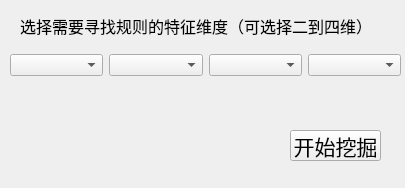
<?xml version="1.0" encoding="UTF-8"?>
<ui version="4.0">
 <class>Form</class>
 <widget class="QWidget" name="Form">
  <property name="geometry">
   <rect>
    <x>0</x>
    <y>0</y>
    <width>405</width>
    <height>188</height>
   </rect>
  </property>
  <property name="windowTitle">
   <string>关联规则在线挖掘</string>
  </property>
  <widget class="QWidget" name="horizontalLayoutWidget">
   <property name="geometry">
    <rect>
     <x>10</x>
     <y>40</y>
     <width>391</width>
     <height>51</height>
    </rect>
   </property>
   <layout class="QHBoxLayout" name="horizontalLayout">
    <item>
     <widget class="QComboBox" name="miningitem2">
      <item>
       <property name="text">
        <string/>
       </property>
      </item>
      <item>
       <property name="text">
        <string>车型</string>
       </property>
      </item>
      <item>
       <property name="text">
        <string>轴数</string>
       </property>
      </item>
      <item>
       <property name="text">
        <string>重量</string>
       </property>
      </item>
      <item>
       <property name="text">
        <string>金额</string>
       </property>
      </item>
      <item>
       <property name="text">
        <string>出口收费站</string>
       </property>
      </item>
      <item>
       <property name="text">
        <string>入口站</string>
       </property>
      </item>
      <item>
       <property name="text">
        <string>交易时间</string>
       </property>
      </item>
      <item>
       <property name="text">
        <string>货物</string>
       </property>
      </item>
      <item>
       <property name="text">
        <string>车辆归属地</string>
       </property>
      </item>
     </widget>
    </item>
    <item>
     <widget class="QComboBox" name="miningitem1">
      <item>
       <property name="text">
        <string/>
       </property>
      </item>
      <item>
       <property name="text">
        <string>车型</string>
       </property>
      </item>
      <item>
       <property name="text">
        <string>轴数</string>
       </property>
      </item>
      <item>
       <property name="text">
        <string>重量</string>
       </property>
      </item>
      <item>
       <property name="text">
        <string>金额</string>
       </property>
      </item>
      <item>
       <property name="text">
        <string>出口收费站</string>
       </property>
      </item>
      <item>
       <property name="text">
        <string>入口站</string>
       </property>
      </item>
      <item>
       <property name="text">
        <string>交易时间</string>
       </property>
      </item>
      <item>
       <property name="text">
        <string>货物</string>
       </property>
      </item>
      <item>
       <property name="text">
        <string>车辆归属地</string>
       </property>
      </item>
     </widget>
    </item>
    <item>
     <widget class="QComboBox" name="miningitem3">
      <item>
       <property name="text">
        <string/>
       </property>
      </item>
      <item>
       <property name="text">
        <string>车型</string>
       </property>
      </item>
      <item>
       <property name="text">
        <string>轴数</string>
       </property>
      </item>
      <item>
       <property name="text">
        <string>重量</string>
       </property>
      </item>
      <item>
       <property name="text">
        <string>金额</string>
       </property>
      </item>
      <item>
       <property name="text">
        <string>出口收费站</string>
       </property>
      </item>
      <item>
       <property name="text">
        <string>入口站</string>
       </property>
      </item>
      <item>
       <property name="text">
        <string>交易时间</string>
       </property>
      </item>
      <item>
       <property name="text">
        <string>货物</string>
       </property>
      </item>
      <item>
       <property name="text">
        <string>车辆归属地</string>
       </property>
      </item>
     </widget>
    </item>
    <item>
     <widget class="QComboBox" name="miningitem4">
      <item>
       <property name="text">
        <string/>
       </property>
      </item>
      <item>
       <property name="text">
        <string>车型</string>
       </property>
      </item>
      <item>
       <property name="text">
        <string>轴数</string>
       </property>
      </item>
      <item>
       <property name="text">
        <string>重量</string>
       </property>
      </item>
      <item>
       <property name="text">
        <string>金额</string>
       </property>
      </item>
      <item>
       <property name="text">
        <string>出口收费站</string>
       </property>
      </item>
      <item>
       <property name="text">
        <string>入口站</string>
       </property>
      </item>
      <item>
       <property name="text">
        <string>交易时间</string>
       </property>
      </item>
      <item>
       <property name="text">
        <string>货物</string>
       </property>
      </item>
      <item>
       <property name="text">
        <string>车辆归属地</string>
       </property>
      </item>
     </widget>
    </item>
   </layout>
  </widget>
  <widget class="QLabel" name="label">
   <property name="geometry">
    <rect>
     <x>20</x>
     <y>15</y>
     <width>351</width>
     <height>21</height>
    </rect>
   </property>
   <property name="font">
    <font>
     <pointsize>12</pointsize>
    </font>
   </property>
   <property name="text">
    <string>选择需要寻找规则的特征维度（可选择二到四维）</string>
   </property>
  </widget>
  <widget class="QPushButton" name="startmining">
   <property name="geometry">
    <rect>
     <x>290</x>
     <y>130</y>
     <width>91</width>
     <height>31</height>
    </rect>
   </property>
   <property name="font">
    <font>
     <pointsize>16</pointsize>
    </font>
   </property>
   <property name="text">
    <string>开始挖掘</string>
   </property>
  </widget>
 </widget>
 <resources/>
 <connections/>
</ui>
